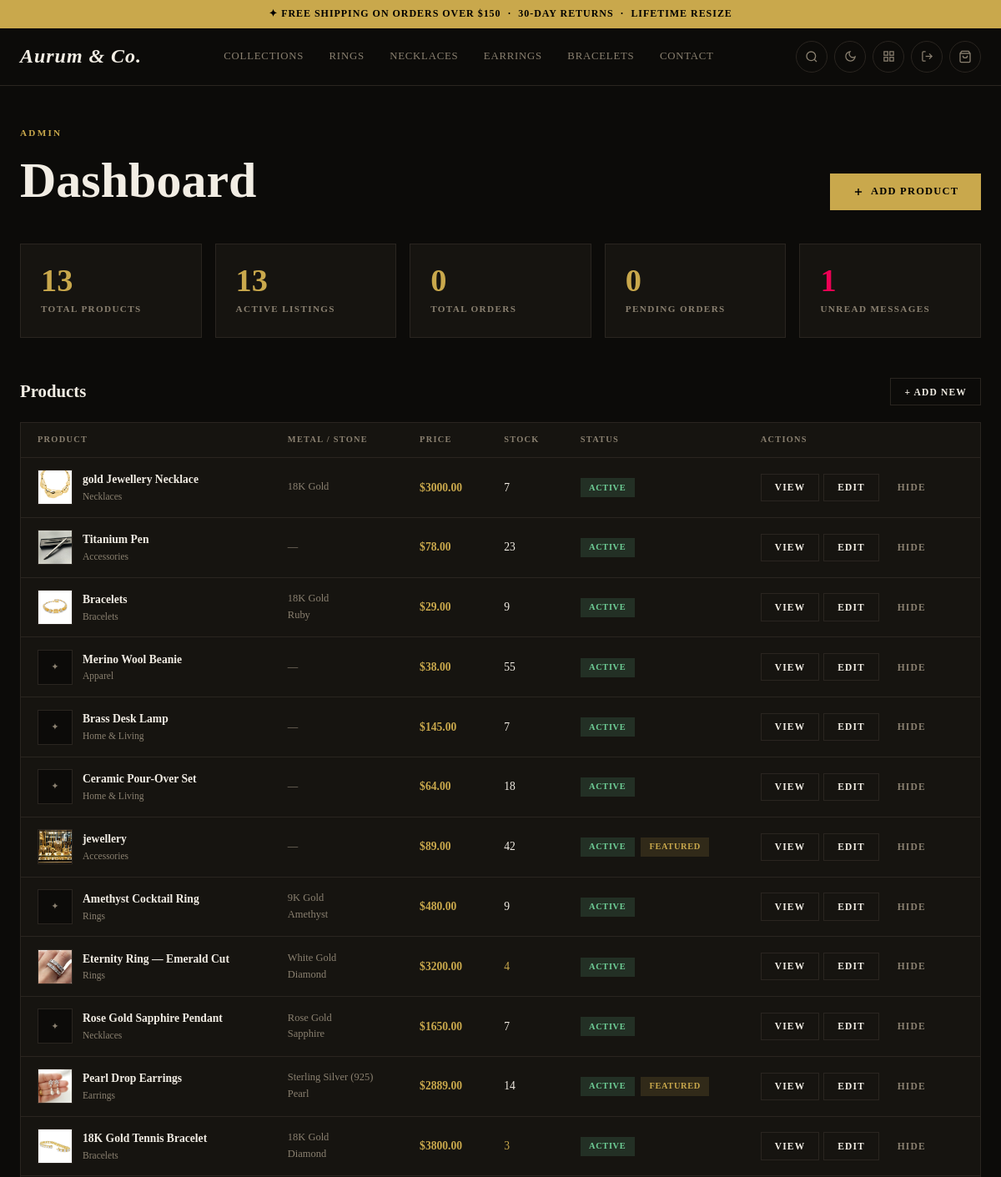
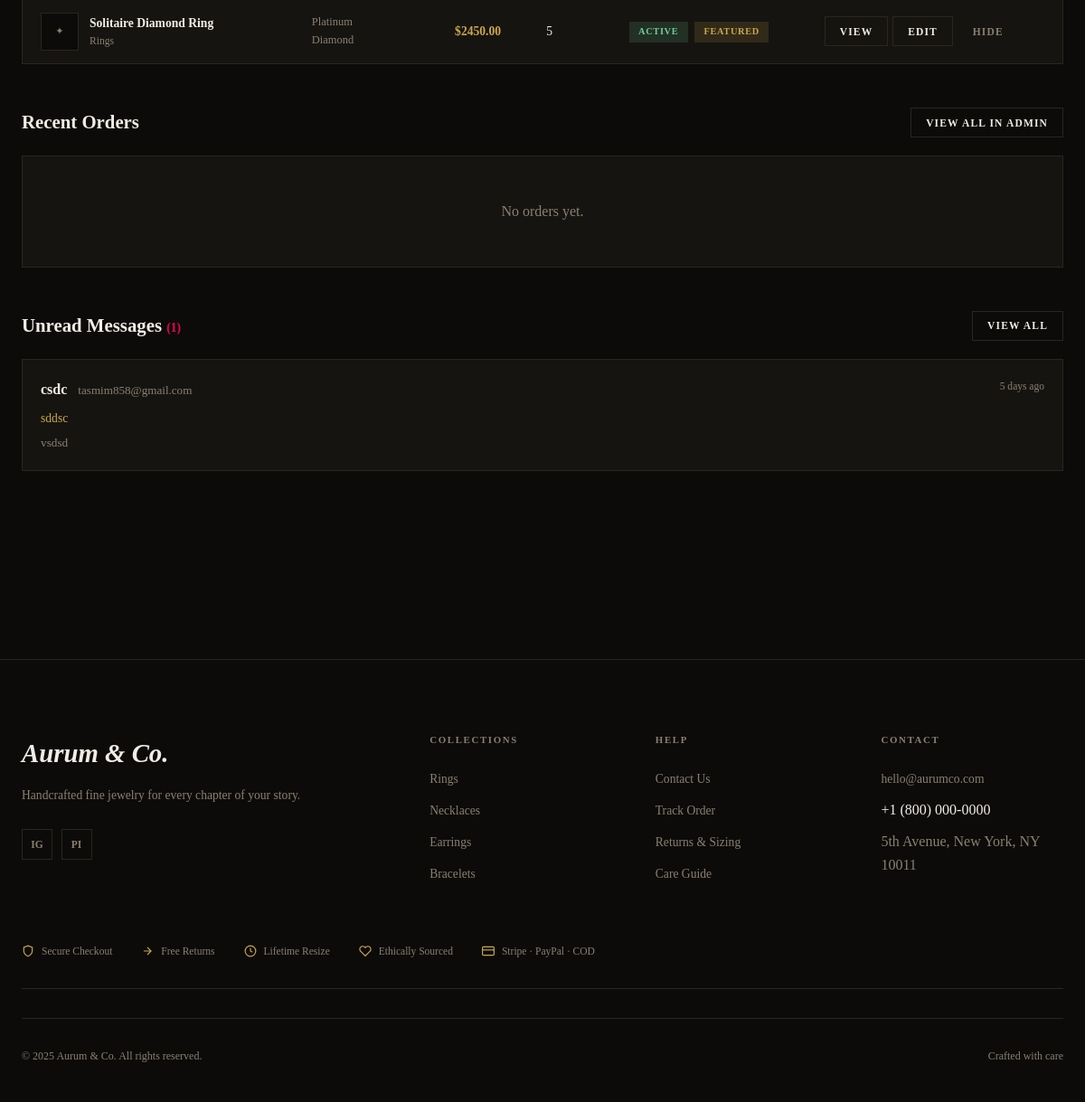
The page /dashboard/ (signed in) on the database its author committed (2 pictures, top to bottom).
### store/models.py (models this page shows, shortened)
class Product(models.Model):
    METAL_CHOICES = [
        ('gold_18k',    '18K Gold'),
        ('gold_14k',    '14K Gold'),
        ('gold_9k',     '9K Gold'),
        ('rose_gold',   'Rose Gold'),
        ('white_gold',  'White Gold'),
        ('silver_925',  'Sterling Silver (925)'),
        ('platinum',    'Platinum'),
        ('titanium',    'Titanium'),
        ('stainless',   'Stainless Steel'),
        ('other',       'Other'),
    ]
    STONE_CHOICES = [
        ('',             'No Stone'),
        ('diamond',      'Diamond'),
        ('ruby',         'Ruby'),
        ('emerald',      'Emerald'),
        ('sapphire',     'Sapphire'),
        ('pearl',        'Pearl'),
        ('amethyst',     'Amethyst'),
        ('opal',         'Opal'),
        ('topaz',        'Topaz'),
        ('garnet',       'Garnet'),
        ('turquoise',    'Turquoise'),
        ('morganite',    'Morganite'),
        ('cubic_zirconia','Cubic Zirconia'),
        ('other',        'Other'),
    ]
    category    = models.ForeignKey(Category, on_delete=models.SET_NULL, null=True, blank=True, related_name='products')
    name        = models.CharField(max_length=200)
    slug        = models.SlugField(unique=True, blank=True)
    tagline     = models.CharField(max_length=300, blank=True)
    description = models.TextField()
    price         = models.DecimalField(max_digits=10, decimal_places=2)
    compare_price = models.DecimalField(max_digits=10, decimal_places=2, null=True, blank=True)
    metal       = models.CharField(max_length=20, choices=METAL_CHOICES, blank=True)
    stone       = models.CharField(max_length=20, choices=STONE_CHOICES, blank=True)
    stone_carat = models.CharField(max_length=50, blank=True, help_text="e.g. 0.5ct, 1ct total weight")
    weight_grams= models.DecimalField(max_digits=6, decimal_places=2, null=True, blank=True, help_text="Item weight in grams")
    dimensions  = models.CharField(max_length=100, blank=True, help_text="e.g. 18mm diameter, 45cm chain")
    sizes_available = models.CharField(max_length=200, blank=True, help_text="Comma-separated sizes, e.g. 5,6,7,8")
    hallmark    = models.CharField(max_length=100, blank=True, help_text="e.g. 925, 750, Pt950")
    is_customizable = models.BooleanField(default=False, help_text="Can be engraved or resized on request")
    stock       = models.PositiveIntegerField(default=0)
    sku         = models.CharField(max_length=100, blank=True, unique=True, null=True)
    is_featured = models.BooleanField(default=False)
    is_active   = models.BooleanField(default=True)
    is_new_arrival = models.BooleanField(default=False)
    created_at  = models.DateTimeField(auto_now_add=True)
    updated_at  = models.DateTimeField(auto_now=True)
    class Meta:
        ordering = ['-created_at']
    @property
    def primary_image(self):
        return self.images.filter(is_primary=True).first() or self.images.first()
    def get_metal_display_label(self):
        return dict(self.METAL_CHOICES).get(self.metal, self.metal)
    def get_stone_display_label(self):
        return dict(self.STONE_CHOICES).get(self.stone, self.stone)

class ProductImage(models.Model):
    product    = models.ForeignKey(Product, on_delete=models.CASCADE, related_name='images')
    image      = models.ImageField(upload_to='products/')
    alt_text   = models.CharField(max_length=200, blank=True)
    is_primary = models.BooleanField(default=False)
    order      = models.PositiveIntegerField(default=0)
    class Meta:
        ordering = ['order', 'id']

class Category(models.Model):
    name = models.CharField(max_length=100)
    slug = models.SlugField(unique=True, blank=True)
    description = models.TextField(blank=True)
    created_at = models.DateTimeField(auto_now_add=True)
    class Meta:
        verbose_name_plural = "categories"
        ordering = ['name']
    def __str__(self):
        return self.name

class ContactMessage(models.Model):
    name         = models.CharField(max_length=100)
    email        = models.EmailField()
    subject      = models.CharField(max_length=200)
    message      = models.TextField()
    submitted_at = models.DateTimeField(auto_now_add=True)
    is_read      = models.BooleanField(default=False)
    class Meta:
        ordering = ['-submitted_at']

### store/views.py (the view)
# urls.py: path('dashboard/', views.dashboard, name='dashboard'),
@superuser_required
def dashboard(request):
    all_products  = Product.objects.all()
    all_orders    = Order.objects.all()
    unread_msgs   = ContactMessage.objects.filter(is_read=False)
    recent_orders = all_orders[:10]
    return render(request, 'store/dashboard.html', {
        'products':        all_products,
        'recent_orders':   recent_orders,
        'unread_messages': unread_msgs,
        'total_products':  all_products.count(),
        'active_products': all_products.filter(is_active=True).count(),
        'total_orders':    all_orders.count(),
        'pending_orders':  all_orders.filter(status='pending').count(),
        'categories':      Category.objects.all(),
    })

### store/context_processors.py (called while the page is built)
def site_config(request):
    cart_count = 0
    if request.session.session_key:
        cart = Cart.objects.filter(session_key=request.session.session_key).first()
        if cart:
            cart_count = cart.item_count
    return {
        'site':    settings.SITE_CONFIG,
        'payment': settings.PAYMENT_CONFIG,
        'cart_count': cart_count,
    }

### store/views.py (called while the page is built)
def superuser_required(view_func):
    return user_passes_test(lambda u: u.is_superuser)(view_func)

### templates/store/dashboard.html (shortened to what this page needs)
{% extends "store/base.html" %}
{% block content %}
<div class="dash">
  <div class="container">
    <div class="dash-header">
      <div>
        <div class="section-label">Admin</div>
        <h1>Dashboard</h1>
      </div>
      <a href="{% url 'product_add' %}" class="btn btn-primary">
        <svg width="14" height="14" viewBox="0 0 24 24" fill="none" stroke="currentColor" stroke-width="2.5"><line x1="12" y1="5" x2="12" y2="19"/><line x1="5" y1="12" x2="19" y2="12"/></svg>
        Add Product
      </a>
    </div>
    <div class="stats-grid">
      <div class="stat-card"><div class="stat-val">{{ total_products }}</div><div class="stat-lbl">Total Products</div></div>
      <div class="stat-card"><div class="stat-val">{{ active_products }}</div><div class="stat-lbl">Active Listings</div></div>
      <div class="stat-card"><div class="stat-val">{{ total_orders }}</div><div class="stat-lbl">Total Orders</div></div>
      <div class="stat-card"><div class="stat-val" style="color:var(--ca)">{{ pending_orders }}</div><div class="stat-lbl">Pending Orders</div></div>
      <div class="stat-card"><div class="stat-val" {% if unread_messages.count > 0 %}style="color:#e05"{% endif %}>{{ unread_messages.count }}</div><div class="stat-lbl">Unread Messages</div></div>
    </div>
    <div class="dash-section">
      <div class="dash-section-hdr">
        <h3>Products</h3>
        <a href="{% url 'product_add' %}" class="btn btn-outline btn-sm">+ Add New</a>
      </div>
      <div class="table-wrap">
        {% if products %}
        <table>
          <thead><tr>
            <th>Product</th><th>Metal / Stone</th><th>Price</th><th>Stock</th><th>Status</th><th>Actions</th>
          </tr></thead>
          <tbody>
            {% for p in products %}
            <tr>
              <td>
                <div style="display:flex;align-items:center;gap:.75rem">
                  {% if p.primary_image %}<img class="thumb" src="{{ p.primary_image.image.url }}" alt="{{ p.name }}">
                  {% else %}<div class="thumb-ph">✦</div>{% endif %}
                  <div>
                    <div style="font-weight:600">{{ p.name }}</div>
                    <div style="font-size:.72rem;color:var(--ctm)">{{ p.category|default:"—" }}</div>
                  </div>
                </div>
              </td>
              <td style="font-size:.78rem;color:var(--ctm)">
                {% if p.metal %}{{ p.get_metal_display_label }}{% endif %}
                {% if p.stone %}<br>{{ p.get_stone_display_label }}{% endif %}
                {% if not p.metal and not p.stone %}—{% endif %}
              </td>
              <td style="font-weight:600;color:var(--ca)">${{ p.price }}</td>
              <td>
                <span {% if p.stock == 0 %}style="color:#e05"{% elif p.stock < 5 %}style="color:var(--ca)"{% endif %}>{{ p.stock }}</span>
              </td>
              <td>
                <span class="pill {% if p.is_active %}pill-active{% else %}pill-inactive{% endif %}">{% if p.is_active %}Active{% else %}Hidden{% endif %}</span>
                {% if p.is_featured %}<span class="pill pill-featured" style="margin-left:.25rem">Featured</span>{% endif %}
              </td>
              <td>
                <div class="action-btns">
                  <a href="{% url 'product_detail' p.slug %}" class="btn btn-outline btn-sm">View</a>
                  <a href="{% url 'product_edit' p.pk %}" class="btn btn-outline btn-sm">Edit</a>
                  <a href="{% url 'product_toggle' p.pk %}" class="btn btn-sm {% if p.is_active %}btn-ghost{% else %}btn-primary{% endif %}" onclick="return confirm('Toggle visibility?')">{% if p.is_active %}Hide{% else %}Show{% endif %}</a>
                </div>
              </td>
            </tr>
            {% endfor %}
          </tbody>
        </table>
        {% else %}
        <div style="padding:3rem;text-align:center;color:var(--ctm)">No products yet. <a href="{% url 'product_add' %}" style="color:var(--ca)">Add your first piece</a>.</div>
        {% endif %}
      </div>
    </div>
    <div class="dash-section">
      <div class="dash-section-hdr">
        <h3>Recent Orders</h3>
        <a href="/admin/store/order/" class="btn btn-outline btn-sm">View All in Admin</a>
      </div>
      <div class="table-wrap">
        {% if recent_orders %}
        <table>
          <thead><tr><th>Order</th><th>Customer</th><th>Payment</th><th>Total</th><th>Status</th><th>Date</th><th>Actions</th></tr></thead>
          <tbody>
            {% for o in recent_orders %}
            <tr>
              <td style="font-weight:700;color:var(--ca)">{{ o.order_number }}</td>
              <td>
                <div style="font-weight:600">{{ o.full_name }}</div>
                <div style="font-size:.75rem;color:var(--ctm)">{{ o.email }}</div>
              </td>
              <td style="font-size:.78rem">
                {{ o.get_payment_method_display }}
                {% if o.is_paid %}<span style="color:#6fcf97;display:block;font-size:.7rem">✓ Paid</span>
                {% else %}<span style="color:var(--ca);display:block;font-size:.7rem">⏳ Pending</span>{% endif %}
              </td>
              <td style="font-weight:600">${{ o.total }}</td>
              <td><span class="pill pill-{{ o.status }}">{{ o.get_status_display }}</span></td>
              <td style="font-size:.78rem;color:var(--ctm)">{{ o.created_at|date:"M d, Y" }}</td>
              <td><a href="{% url 'order_detail_admin' o.pk %}" class="btn btn-outline btn-sm">Manage</a></td>
            </tr>
            {% endfor %}
          </tbody>
        </table>
        {% else %}
        <div style="padding:3rem;text-align:center;color:var(--ctm)">No orders yet.</div>
        {% endif %}
      </div>
    </div>
    {% if unread_messages %}
    <div class="dash-section">
      <div class="dash-section-hdr">
        <h3>Unread Messages <span style="color:#e05;font-size:.85rem">({{ unread_messages.count }})</span></h3>
        <a href="{% url 'messages' %}" class="btn btn-outline btn-sm">View All</a>
      </div>
      {% for msg in unread_messages|slice:":3" %}
      <div style="background:var(--cs);border:1px solid var(--cb);padding:1.25rem;margin-bottom:.75rem">
        <div style="display:flex;justify-content:space-between;margin-bottom:.5rem;flex-wrap:wrap;gap:.5rem">
          <div>
            <strong>{{ msg.name }}</strong>
            <span style="color:var(--ctm);margin-left:.5rem;font-size:.82rem">{{ msg.email }}</span>
          </div>
          <span style="font-size:.72rem;color:var(--ctm)">{{ msg.submitted_at|timesince }} ago</span>
        </div>
        <div style="color:var(--ca);font-size:.85rem;margin-bottom:.35rem">{{ msg.subject }}</div>
        <div style="color:var(--ctm);font-size:.83rem">{{ msg.message|truncatewords:25 }}</div>
      </div>
      {% endfor %}
    </div>
    {% endif %}
  </div>
</div>
{% endblock %}

### templates/store/dashboard.html (style rules this page uses)
.dash { padding:3rem 0 5rem }
.dash-header { display:flex;align-items:flex-end;justify-content:space-between;margin-bottom:2.5rem;flex-wrap:wrap;gap:1rem }
.stats-grid { display:grid;grid-template-columns:repeat(auto-fit,minmax(170px,1fr));gap:1rem;margin-bottom:3rem }
.stat-card { background:var(--cs);border:1px solid var(--cb);padding:1.5rem }
.stat-val { font-family:var(--fd);font-size:2.4rem;font-weight:600;color:var(--ca);line-height:1 }
.stat-lbl { font-size:.7rem;font-weight:700;letter-spacing:.12em;text-transform:uppercase;color:var(--ctm);margin-top:.4rem }
.dash-section { margin-bottom:3rem }
.dash-section-hdr { display:flex;align-items:center;justify-content:space-between;margin-bottom:1.25rem }
.dash-section-hdr h3 { font-family:var(--fd);font-size:1.3rem }
.table-wrap { background:var(--cs);border:1px solid var(--cb);overflow:hidden }
table { width:100%;border-collapse:collapse }
th { padding:.75rem 1.25rem;text-align:left;font-size:.65rem;font-weight:700;letter-spacing:.12em;text-transform:uppercase;color:var(--ctm);border-bottom:1px solid var(--cb);white-space:nowrap }
td { padding:.9rem 1.25rem;font-size:.85rem;border-bottom:1px solid var(--cb);vertical-align:middle }
tr:last-child td { border-bottom:none }
.pill { display:inline-block;padding:.2rem .65rem;font-size:.65rem;font-weight:700;letter-spacing:.06em;text-transform:uppercase }
.pill-active { background:rgba(111,207,151,.15);color:#6fcf97 }
.pill-featured { background:rgba(201,168,76,.15);color:var(--ca) }
.thumb { width:42px;height:42px;object-fit:cover;border:1px solid var(--cb) }
.thumb-ph { width:42px;height:42px;background:var(--cp);border:1px solid var(--cb);display:flex;align-items:center;justify-content:center;color:var(--ctm);font-size:.7rem }
.action-btns { display:flex;gap:.3rem;flex-wrap:wrap }

### rows shown on the page
Product: primary_image.image (picture), name "gold Jewellery Necklace", category "Necklaces", get_metal_display_label "18K Gold", price "3000.00", stock "7", is_active "ACTIVE"
Product: primary_image.image (picture), name "Titanium Pen", category "Accessories", price "78.00", stock "23", is_active "ACTIVE"
Product: primary_image.image (picture), name "Bracelets", category "Bracelets", get_metal_display_label "18K Gold", get_stone_display_label "Ruby", price "29.00", stock "9", is_active "ACTIVE"
Product: name "Merino Wool Beanie", category "Apparel", price "38.00", stock "55", is_active "ACTIVE"
Product: name "Brass Desk Lamp", category "Home & Living", price "145.00", stock "7", is_active "ACTIVE"
Product: name "Ceramic Pour-Over Set", category "Home & Living", price "64.00", stock "18", is_active "ACTIVE"
Product: primary_image.image (picture), name "jewellery", category "Accessories", price "89.00", stock "42", is_active "ACTIVE", is_featured "FEATURED"
Product: name "Amethyst Cocktail Ring", category "Rings", get_metal_display_label "9K Gold", get_stone_display_label "Amethyst", price "480.00", stock "9", is_active "ACTIVE"
Product: primary_image.image (picture), name "Eternity Ring — Emerald Cut", category "Rings", get_metal_display_label "White Gold", get_stone_display_label "Diamond", price "3200.00", stock "4", is_active "ACTIVE"
Product: name "Rose Gold Sapphire Pendant", category "Necklaces", get_metal_display_label "Rose Gold", get_stone_display_label "Sapphire", price "1650.00", stock "7", is_active "ACTIVE"
Product: primary_image.image (picture), name "Pearl Drop Earrings", category "Earrings", get_metal_display_label "Sterling Silver (925)", get_stone_display_label "Pearl", price "2889.00", stock "14", is_active "ACTIVE", is_featured "FEATURED"
Product: primary_image.image (picture), name "18K Gold Tennis Bracelet", category "Bracelets", get_metal_display_label "18K Gold", get_stone_display_label "Diamond", price "3800.00", stock "3", is_active "ACTIVE"
Product: name "Solitaire Diamond Ring", category "Rings", get_metal_display_label "Platinum", get_stone_display_label "Diamond", price "2450.00", stock "5", is_active "ACTIVE", is_featured "FEATURED"
ContactMessage: name "csdc", email "tasmim858@gmail.com", submitted_at "5 days", subject "sddsc", message "vsdsd"

### other values the page prints
{{ payment.FREE_SHIPPING_ABOVE }} "150"
{{ site.SITE_NAME }} "Aurum & Co."
{{ total_products }} "13"
{{ active_products }} "13"
{{ total_orders }} "0"
{{ pending_orders }} "0"
{{ unread_messages.count }} "1"
{{ site.SITE_DESCRIPTION }} "Handcrafted fine jewelry for every chapter of your story."
{{ site.CONTACT_EMAIL }} "hello@aurumco.com"
{{ site.CONTACT_PHONE }} "+1 (800) 000-0000"
{{ site.CONTACT_ADDRESS }} "5th Avenue, New York, NY 10011"
{{ site.FOOTER_TAGLINE }} "© 2025 Aurum & Co. All rights reserved."
